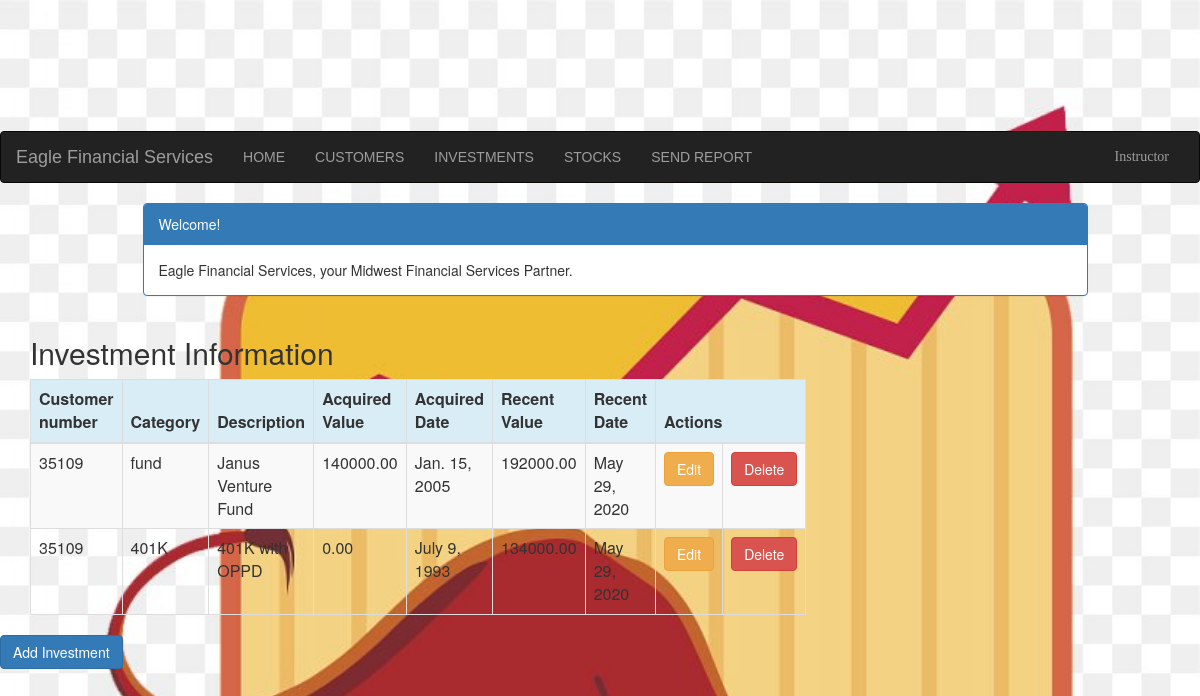
The page /investment_list (signed in) on the database as committed earlier.
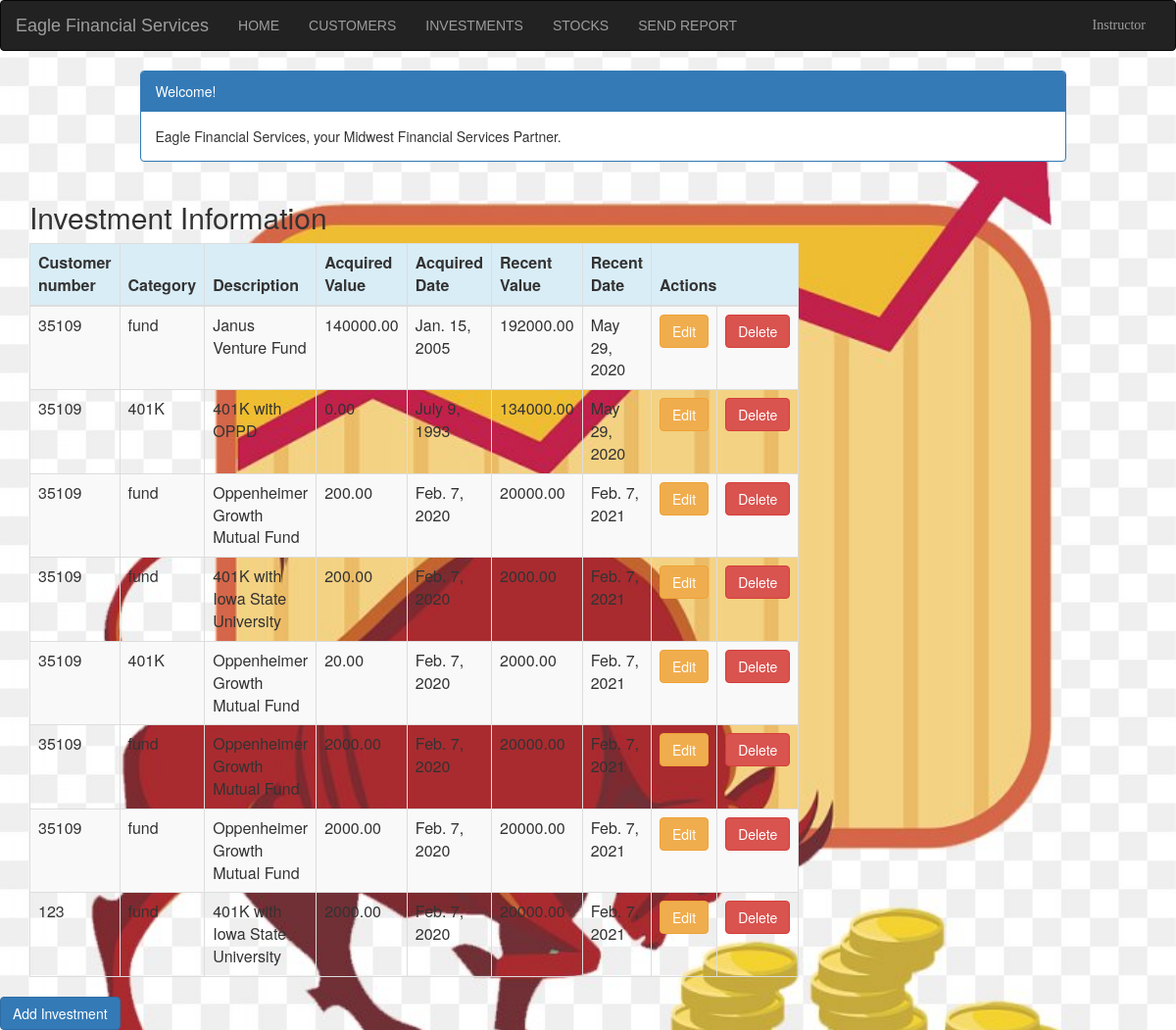
The same page on the database as committed later.
### portfolio/models.py (models this page shows, shortened)
class Investment(models.Model):
    customer = models.ForeignKey(Customer, on_delete=models.CASCADE, related_name='investments')
    category = models.CharField(max_length=50)
    description = models.CharField(max_length=200)
    acquired_value = models.DecimalField(max_digits=10, decimal_places=2)
    acquired_date = models.DateField(default=timezone.now)
    recent_value = models.DecimalField(max_digits=10, decimal_places=2)
    recent_date = models.DateField(default=timezone.now, blank=True, null=True)

class Customer(models.Model):
    name = models.CharField(max_length=50)
    address = models.CharField(max_length=200)
    cust_number = models.IntegerField(blank=False, null=False)
    city = models.CharField(max_length=50)
    state = models.CharField(max_length=50)
    zipcode = models.CharField(max_length=10)
    email = models.EmailField(max_length=200)
    cell_phone = models.CharField(max_length=50)
    created_date = models.DateTimeField(
        default=timezone.now)
    updated_date = models.DateTimeField(auto_now_add=True)
    def __str__(self):
        return str(self.cust_number)

### portfolio/views.py (the view)
# urls.py: path('investment_list', views.investment_list, name='investment_list'),
@login_required
def investment_list(request):
    investments = Investment.objects.filter(acquired_date__lte=timezone.now())
    return render(request, 'portfolio/investment_list.html', {'investments': investments})

### templates/portfolio/investment_list.html (shortened to what this page needs)
{% extends 'portfolio/base.html' %}
{% block content %}
    <html>
    <head>
        <link rel="stylesheet" href="https://maxcdn.bootstrapcdn.com/bootstrap/3.3.4/css/bootstrap.min.css">
    </head>
    <body>
    <div class="container">
        <div class="row">
            <div class="col-md-10 col-md-offset-1">
                <div class="panel panel-primary">
                    <div class="panel-heading">Welcome!</div>
                    <div class="panel-body">
                        Eagle Financial Services, your Midwest Financial Services Partner.
                    </div>
                </div>
            </div>
        </div>
    </div>
    <div class="row">
        <h2 style="padding-left: 15Px">Investment Information</h2>
    </div>
    <div>
        <table class="table table-striped table-bordered table-hover">
            <thead>
            <tr class="bg-info">
                <th>Customer number</th>
                <th>Category</th>
                <th>Description</th>
                <th>Acquired Value</th>
                <th>Acquired Date</th>
                <th>Recent Value</th>
                <th>Recent Date</th>
                <th colspan="3">Actions</th>
            </tr>
            </thead>
            <tbody>
            {% for investment in investments %}
                <tr>
                    <td>{{ investment.customer }}</td>
                    <td>{{ investment.category }}</td>
                    <td>{{ investment.description }}</td>
                    <td>{{ investment.acquired_value }}</td>
                    <td>{{ investment.acquired_date }}</td>
                    <td>{{ investment.recent_value }}</td>
                     <td>{{ investment.recent_date }}</td>
                     <td><a href="{% url 'portfolio:investment_edit' pk=investment.pk %}" class="btn btn-warning">Edit</a>
                    <td><a href="{% url 'portfolio:investment_delete' pk=investment.pk %}"
                           onclick="return confirm('Are you sure you want to delete?')"
                           class="btn btn-danger">Delete</a>
                    </td>
                </tr>
            {% endfor %}
            </tbody>
        </table>
     <div class="row">
            <div class="row">
         <a href="{% url 'portfolio:investment_new' %}" class="row"><span
                    class="btn btn-primary">Add Investment</span></a>
     </div>
        </div>
    </div>
    </body>
    </html>
{% endblock %}

Rows that differ between the two databases and show on the page:
added Investment: customer "35109", category "fund", description "Oppenheimer Growth Mutual Fund", acquired_value "200.00", acquired_date "Feb. 7, 2020", recent_value "20000.00", recent_date "Feb. 7, 2021"
added Investment: customer "35109", category "fund", description "401K with Iowa State University", acquired_value "200.00", acquired_date "Feb. 7, 2020", recent_value "2000.00", recent_date "Feb. 7, 2021"
added Investment: customer "35109", category "401K", description "Oppenheimer Growth Mutual Fund", acquired_value "20.00", acquired_date "Feb. 7, 2020", recent_value "2000.00", recent_date "Feb. 7, 2021"
added Investment: customer "35109", category "fund", description "Oppenheimer Growth Mutual Fund", acquired_value "2000.00", acquired_date "Feb. 7, 2020", recent_value "20000.00", recent_date "Feb. 7, 2021"
added Investment: customer "35109", category "fund", description "Oppenheimer Growth Mutual Fund", acquired_value "2000.00", acquired_date "Feb. 7, 2020", recent_value "20000.00", recent_date "Feb. 7, 2021"
added Investment: customer "123", category "fund", description "401K with Iowa State University", acquired_value "2000.00", acquired_date "Feb. 7, 2020", recent_value "20000.00", recent_date "Feb. 7, 2021"
